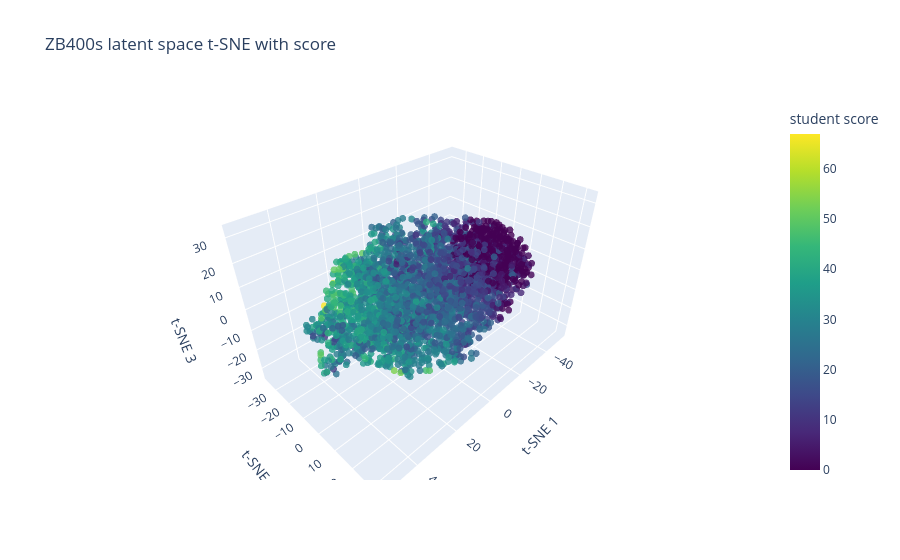

Notebook code for this chart:
### Code cell
import pandas as pd
df = pd.DataFrame({
    "x": latent_3d[:, 0],
    "y": latent_3d[:, 1],
    "z": latent_3d[:, 2],
    "student score": student_scores[:nmax]
})

fig = px.scatter_3d(
    df,
    x="x", y="y", z="z",
    color="student score",
    color_continuous_scale="Viridis",
    opacity=0.8,
    title = "ZB400s latent space t-SNE with score"
)

fig.update_layout(
    scene=dict(
        xaxis_title="t-SNE 1",
        yaxis_title="t-SNE 2",
        zaxis_title="t-SNE 3"
    )
)
fig.update_traces(marker=dict(size=4))  

fig.show()

### Figure 1 — Plotly figure (JSON) as saved in the notebook; plotly's stock layout.template omitted (floating-point values rounded to 4 significant figures; data arrays with more than 128 entries replaced by an {"elided": "..."} marker saying what was removed)
{"data": [{"hovertemplate": "x=%{x}<br>y=%{y}<br>z=%{z}<br>student score=%{marker.color}<extra></extra>", "legendgroup": "", "marker": {"color": {"elided": "3000 float values"}, "coloraxis": "coloraxis", "opacity": 0.8, "size": 4, "symbol": "circle"}, "mode": "markers", "name": "", "scene": "scene", "showlegend": false, "type": "scatter3d", "x": {"elided": "3000 float values"}, "y": {"elided": "3000 float values"}, "z": {"elided": "3000 float values"}}], "layout": {"coloraxis": {"colorbar": {"title": {"text": "student score"}}, "colorscale": [[0, "#440154"], [0.1111, "#482878"], [0.2222, "#3e4989"], [0.3333, "#31688e"], [0.4444, "#26828e"], [0.5556, "#1f9e89"], [0.6667, "#35b779"], [0.7778, "#6ece58"], [0.8889, "#b5de2b"], [1, "#fde725"]]}, "legend": {"tracegroupgap": 0}, "scene": {"domain": {"x": [0, 1], "y": [0, 1]}, "xaxis": {"title": {"text": "t-SNE 1"}}, "yaxis": {"title": {"text": "t-SNE 2"}}, "zaxis": {"title": {"text": "t-SNE 3"}}}, "title": {"text": "ZB400s latent space t-SNE with score"}}}
